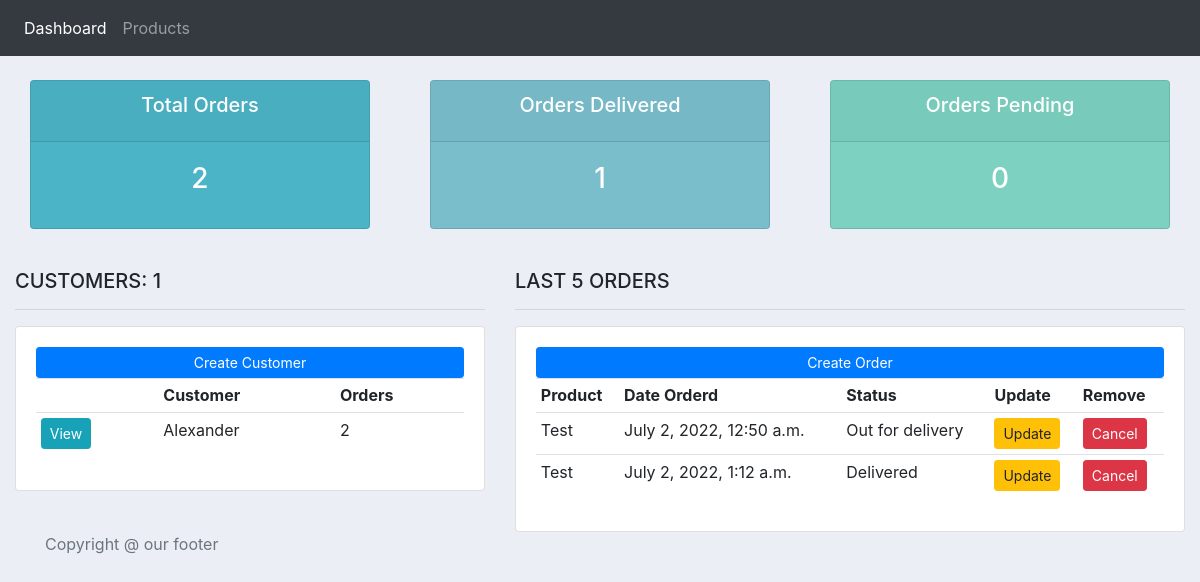
The page / on the database its author committed.
### accounts/models.py (models this page shows, shortened)
class Customer(models.Model):
    name = models.CharField(max_length=200, null=True)
    phone = models.CharField(max_length=200, null=True)
    email = models.CharField(max_length=200, null=True)
    date_created = models.DateTimeField(auto_now_add=True, null=True, blank=True)
    @property
    def orders(self):
        order_count = self.order_set.all().count()
        return str(order_count)

class Order(models.Model):
    STATUS = (
        ("Pending", "Pending"),
        ("Out for delivery", "Out for delivery"),
        ("Delivered", "Delivered"),
    )
    customer = models.ForeignKey(Customer, on_delete=models.SET_NULL, null=True)
    product = models.ForeignKey(Product, on_delete=models.SET_NULL, null=True)
    date_created = models.DateTimeField(auto_now_add=True, null=True, blank=True)
    status = models.CharField(max_length=200, null=True, choices=STATUS)

class Product(models.Model):
    CATEGORY = (
        ("Indoor", "Indoor"),
        ("Out Door", "Out Door"),
    )
    name = models.CharField(max_length=200, null=True)
    price = models.FloatField(null=True)
    category = models.CharField(max_length=200, null=True, choices=CATEGORY)
    description = models.TextField()
    date_created = models.DateTimeField(auto_now_add=True, null=True, blank=True)
    def __str__(self):
        return self.name

### accounts/views.py (the view)
# urls.py: path("", views.dashboard, name="dashboard"),
def dashboard(request):
    orders = Order.objects.all().order_by("-status")[0:5]
    customers = Customer.objects.all()
    total_customers = customers.count()
    total_orders = Order.objects.all().count()
    delivered = Order.objects.filter(status="Delivered").count()
    pending = Order.objects.filter(status="Pending").count()
    context = {
        "customers": customers,
        "orders": orders,
        "total_customers": total_customers,
        "total_orders": total_orders,
        "delivered": delivered,
        "pending": pending,
    }
    return render(request, "accounts/dashboard.html", context)

### accounts/templates/accounts/dashboard.html
{% extends 'accounts/main_template.html' %}
{% load static %}
{% block content %}
{% include 'accounts/status_row.html' %}
<br>
<div class="row">
	<div class="col-md-5">
		<h5>CUSTOMERS: {{total_customers}}</h5>
		<hr>
		<div class="card card-body">
			<a class="btn btn-primary  btn-sm btn-block" href="">Create Customer</a>
			<table class="table table-sm">
				<tr>
					<th></th>
					<th>Customer</th>
					<th>Orders</th>
				</tr>
				{% for customer in customers %}
					<tr>
						<td><a href="{% url 'customer' customer.id %}" class="btn btn-sm btn-info">View</a></td>
						<td>{{customer.name}}</td>
						<td>{{customer.orders}}</td>
					</tr>
				{% endfor %}
			</table>
		</div>
	</div>
	<div class="col-md-7">
		<h5>LAST 5 ORDERS</h5>
		<hr>
		<div class="card card-body">
			<a class="btn btn-primary  btn-sm btn-block" href="{% url 'create_order' %}">Create Order</a>
			<table class="table table-sm">
				<tr>
					<th>Product</th>
					<th>Date Orderd</th>
					<th>Status</th>
					<th>Update</th>
					<th>Remove</th>
				</tr>
				{% for order in orders %}
					<tr>
						<td>{{order.product}}</td>
						<td>{{order.date_created}}</td>
						<td>{{order.status}}</td>
						<td><a class="btn btn-sm btn-warning" href="{% url 'update_order' order.id %}">Update</a></td>
						<td><a class="btn btn-sm btn-danger" href="{% url 'delete_order' order.id %}">Cancel</a></td>
					</tr>
				{% endfor %}
			</table>
		</div>
	</div>
</div>
{% endblock content %}

### accounts/templates/accounts/main_template.html (shortened to what this page needs)
{% load static %}
<!DOCTYPE html>
<html>
<head>
	<link rel="stylesheet" href="https://stackpath.bootstrapcdn.com/bootstrap/4.3.1/css/bootstrap.min.css">
	<link href="{% static '/css/main.css'  %}" rel="stylesheet" type="text/css">
</head>
<body>
	{% include 'accounts/navbar.html' %}
	<div class="container-fluid">
	{% block content %}
	{% endblock content %}
	</div>
	{% include 'accounts/footer.html' %}
</body>
</html>

### accounts/templates/accounts/navbar.html (shortened to what this page needs)
{% load static %}
<nav class="navbar navbar-expand-lg navbar-dark bg-dark">
  <div class="collapse navbar-collapse" id="navbarSupportedContent">
    <ul class="navbar-nav mr-auto">
      <li class="nav-item active">
        <a class="nav-link" href="{% url 'dashboard' %}">Dashboard</a>
      </li>
      <a class="nav-link" href="{% url 'products' %}">Products</a>
    </ul>
  </div>
</nav>

### accounts/templates/accounts/status_row.html
<br>
<div class="row">
	<div class="col">
		<div class="col-md">
			<div class="card text-center text-white  mb-3" id="total-orders">
			  	<div class="card-header">
			  		<h5 class="card-title">Total Orders</h5>
			  	</div>
			  	<div class="card-body">
			    	<h3 class="card-title">{{total_orders}}</h3>
			  	</div>
			</div>
		</div>
	</div>
	<div class="col">
		<div class="col-md">
			<div class="card text-center text-white  mb-3" id="orders-delivered">
			  	<div class="card-header">
			  		<h5 class="card-title">Orders Delivered</h5>
			  	</div>
			  	<div class="card-body">
			    	<h3 class="card-title">{{delivered}}</h3>
			  	</div>
			</div>
		</div>
	</div>
	<div class="col">
		<div class="col-md">
			<div class="card text-center text-white  mb-3" id="orders-pending">
			  	<div class="card-header">
			  		<h5 class="card-title">Orders Pending</h5>
			  	</div>
			  	<div class="card-body">
			    	<h3 class="card-title">{{pending}}</h3>
			  	</div>
			</div>
		</div>
	</div>
</div>

### accounts/templates/accounts/footer.html
 <footer class="footer">
      <div class="container">
        <span class="text-muted">Copyright @ our footer</span>
      </div>
    </footer>

### static/css/main.css (style rules this page uses)
body { background-color: #ebeff5; }
#total-orders { background-color: #4cb4c7; }
#orders-delivered { background-color: #7abecc; }
#orders-pending { background-color: #7CD1C0; }

### rows shown on the page
Customer: name "Alexander", orders "2"
Order: product "Test", date_created "July 2, 2022, 12:50 a.m.", status "Out for delivery"
Order: product "Test", date_created "July 2, 2022, 1:12 a.m.", status "Delivered"

### other values the page prints
{{ total_orders }} "2"
{{ delivered }} "1"
{{ pending }} "0"
{{ total_customers }} "1"
